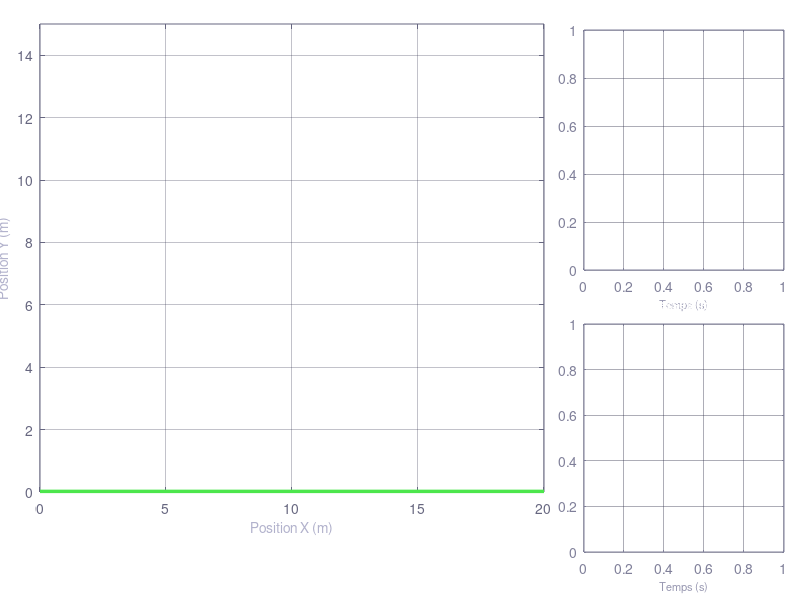

The MATLAB script that drew this image: (Note: this script raises an error after producing the figure.)
%% BALLE_REBONDISSANTE_FFT.M — Simulation physique + Analyse spectrale FFT
%
%   Combine la simulation interactive (balle_rebondissante.m)
%   et l'analyse spectrale complete (balles_fft.m)
%
%   ETAPE 1 : Animation en temps reel des balles rebondissantes
%   ETAPE 2 : Analyse FFT sur les signaux enregistres pendant la simulation
%
%   USAGE :
%       balle_rebondissante_fft          % parametres par defaut
%       balle_rebondissante_fft(3, 0.85) % 3 balles, restitution 0.85

function balle_rebondissante_fft(n_balles, restitution)

if nargin < 1; n_balles    = 4;    end
if nargin < 2; restitution = 0.85; end

%% ================================================================
%  PARAMETRES PHYSIQUES
%% ================================================================
g         = 9.81;
dt        = 0.016;   % ~60 FPS pour l'animation
Fe        = 1/dt;    % Frequence d'echantillonnage
T_sim     = 12;      % Duree simulation (s)
N         = round(T_sim / dt);
drag      = 0.999;
W         = 20;
H_box     = 15;
trail_len = 25;

fprintf('\n+----------------------------------------------------------+\n');
fprintf('|  Balles Rebondissantes + Analyse FFT - Master SIA        |\n');
fprintf('+----------------------------------------------------------+\n');
fprintf('|  Balles       : %-3d                                      |\n', n_balles);
fprintf('|  Restitution  : %.2f                                     |\n', restitution);
fprintf('|  Duree        : %.0f s  |  Fe = %.1f Hz  |  N = %d     |\n', T_sim, Fe, N);
fprintf('|  Appuyez une touche ou fermez la fenetre pour arreter    |\n');
fprintf('+----------------------------------------------------------+\n\n');

%% ================================================================
%  INITIALISATION DES BALLES
%% ================================================================
rng(42);
rayons = 0.4 + rand(1, n_balles) * 0.5;
masses = (4/3) * pi * rayons.^3;

pos_x = zeros(1, n_balles);
pos_y = zeros(1, n_balles);
for i = 1:n_balles
    valide = false; tentatives = 0;
    while ~valide && tentatives < 1000
        tentatives = tentatives + 1;
        px = rayons(i) + rand()*(W - 2*rayons(i));
        py = H_box*0.4 + rand()*H_box*0.5;
        valide = true;
        for j = 1:i-1
            if sqrt((px-pos_x(j))^2+(py-pos_y(j))^2) < rayons(i)+rayons(j)+0.1
                valide = false; break;
            end
        end
    end
    pos_x(i) = px; pos_y(i) = py;
end

vit_x = (rand(1,n_balles)-0.5)*8;
vit_y = (rand(1,n_balles)-0.5)*4;

couleurs = [
    1.00 0.30 0.30;
    0.30 0.70 1.00;
    0.30 1.00 0.30;
    1.00 0.85 0.10;
    1.00 0.50 0.10;
    0.80 0.30 1.00;
    0.10 0.90 0.80;
    1.00 0.40 0.70;
];
while size(couleurs,1) < n_balles
    couleurs = [couleurs; rand(1,3)*0.5+0.5];
end
couleurs = couleurs(1:n_balles,:);

hist_x = repmat(pos_x', 1, trail_len);
hist_y = repmat(pos_y', 1, trail_len);

% Pre-allocation des signaux pour la FFT
y_signal  = zeros(n_balles, N);
vy_signal = zeros(n_balles, N);

%% ================================================================
%  CREATION DE LA FIGURE D'ANIMATION
%% ================================================================
fig = figure('Name', 'Balles Rebondissantes + FFT', ...
    'Position',    [80 60 1050 780], ...
    'Color',       [0.05 0.05 0.10], ...
    'NumberTitle', 'off', ...
    'KeyPressFcn', @(~,~) assignin('base','stop_sim',true));

% Axe simulation
ax_main = axes('Parent', fig, ...
    'Position',  [0.05 0.18 0.63 0.78], ...
    'Color',     [0.08 0.08 0.14], ...
    'XColor',    [0.4 0.4 0.5], 'YColor', [0.4 0.4 0.5], ...
    'GridColor', [0.2 0.2 0.3], 'GridAlpha', 0.3, ...
    'Box', 'on', 'XGrid', 'on', 'YGrid', 'on');
hold(ax_main,'on');
xlim(ax_main,[0 W]); ylim(ax_main,[0 H_box]);
xlabel(ax_main,'Position X (m)','Color',[0.7 0.7 0.8],'FontSize',10);
ylabel(ax_main,'Position Y (m)','Color',[0.7 0.7 0.8],'FontSize',10);
title(ax_main,'Simulation en cours — enregistrement pour FFT...', ...
    'Color','white','FontSize',11,'FontWeight','bold');
plot(ax_main,[0 W],[0.02 0.02],'-','Color',[0.3 0.9 0.3],'LineWidth',2.5);

% Axe energie
ax_energy = axes('Parent', fig, ...
    'Position',  [0.73 0.55 0.25 0.40], ...
    'Color',     [0.06 0.06 0.12], ...
    'XColor',    [0.5 0.5 0.6], 'YColor', [0.5 0.5 0.6], ...
    'GridColor', [0.2 0.2 0.3], 'GridAlpha', 0.4, ...
    'XGrid','on','YGrid','on','Box','on');
hold(ax_energy,'on');
title(ax_energy,'Energie (J)','Color','white','FontSize',9,'FontWeight','bold');
xlabel(ax_energy,'Temps (s)','Color',[0.6 0.6 0.7],'FontSize',8);

% Axe vitesses
ax_vitesse = axes('Parent', fig, ...
    'Position',  [0.73 0.08 0.25 0.38], ...
    'Color',     [0.06 0.06 0.12], ...
    'XColor',    [0.5 0.5 0.6], 'YColor', [0.5 0.5 0.6], ...
    'GridColor', [0.2 0.2 0.3], 'GridAlpha', 0.4, ...
    'XGrid','on','YGrid','on','Box','on');
hold(ax_vitesse,'on');
title(ax_vitesse,'Vitesses (m/s)','Color','white','FontSize',9,'FontWeight','bold');
xlabel(ax_vitesse,'Temps (s)','Color',[0.6 0.6 0.7],'FontSize',8);

% Axe info bas
ax_info = axes('Parent',fig,'Position',[0.05 0.02 0.63 0.13],'Visible','off');

%% ================================================================
%  OBJETS GRAPHIQUES
%% ================================================================
theta = linspace(0,2*pi,40);

h_trail  = gobjects(n_balles,1);
h_balle  = gobjects(n_balles,1);
h_reflet = gobjects(n_balles,1);

for i = 1:n_balles
    h_trail(i) = plot(ax_main, hist_x(i,:), hist_y(i,:), ...
        '-','Color',[couleurs(i,:),0.15],'LineWidth',1.5);
    h_balle(i) = fill(ax_main, ...
        pos_x(i)+rayons(i)*cos(theta), pos_y(i)+rayons(i)*sin(theta), ...
        couleurs(i,:),'EdgeColor',min(couleurs(i,:)*1.3,1),'LineWidth',1.5,'FaceAlpha',0.92);
    r_ref=rayons(i)*0.28; ox=rayons(i)*0.25; oy=rayons(i)*0.30;
    h_reflet(i) = fill(ax_main, ...
        pos_x(i)+ox+r_ref*cos(theta), pos_y(i)+oy+r_ref*sin(theta), ...
        'white','EdgeColor','none','FaceAlpha',0.45);
end

h_info_txt = text(ax_info,0.01,0.5,'','Color',[0.8 0.8 0.9],'FontSize',9, ...
    'FontName','Courier New','VerticalAlignment','middle','Units','normalized');

max_hist = 200;
t_hist  = nan(1,max_hist); Ec_hist = nan(1,max_hist);
Ep_hist = nan(1,max_hist); Et_hist = nan(1,max_hist);

h_Ec = plot(ax_energy,t_hist,Ec_hist,'-','Color',[1.0 0.5 0.2],'LineWidth',1.8);
h_Ep = plot(ax_energy,t_hist,Ep_hist,'-','Color',[0.3 0.7 1.0],'LineWidth',1.8);
h_Et = plot(ax_energy,t_hist,Et_hist,'-','Color',[0.3 1.0 0.5],'LineWidth',2.0);
legend(ax_energy,{'Ec','Ep','Et'},'TextColor','white','Color',[0.1 0.1 0.15], ...
    'EdgeColor',[0.3 0.3 0.4],'FontSize',7.5);

h_vit = gobjects(min(n_balles,5),1);
vit_hist = nan(min(n_balles,5),max_hist);
for i = 1:min(n_balles,5)
    h_vit(i) = plot(ax_vitesse,t_hist,nan(1,max_hist),'-','Color',couleurs(i,:),'LineWidth',1.5);
end

%% ================================================================
%  BOUCLE DE SIMULATION + ENREGISTREMENT
%% ================================================================
assignin('base','stop_sim',false);
t = 0; frame = 0; n_rebonds = 0;
fprintf('Simulation en cours... (fermer la fenetre ou appuyer une touche pour passer a la FFT)\n\n');

while ishandle(fig) && ~evalin('base','stop_sim') && frame < N

    frame = frame + 1;
    t     = t + dt;

    % Physique
    vit_y = vit_y - g*dt;
    vit_x = vit_x * drag;
    vit_y = vit_y * drag;
    pos_x = pos_x + vit_x*dt;
    pos_y = pos_y + vit_y*dt;

    % Collisions parois
    for i = 1:n_balles
        if pos_x(i)-rayons(i) < 0
            pos_x(i)=rayons(i); vit_x(i)=abs(vit_x(i))*restitution; n_rebonds=n_rebonds+1;
        end
        if pos_x(i)+rayons(i) > W
            pos_x(i)=W-rayons(i); vit_x(i)=-abs(vit_x(i))*restitution; n_rebonds=n_rebonds+1;
        end
        if pos_y(i)-rayons(i) < 0
            pos_y(i)=rayons(i); vit_y(i)=abs(vit_y(i))*restitution; n_rebonds=n_rebonds+1;
            if abs(vit_y(i)) < 0.15; vit_y(i)=0; pos_y(i)=rayons(i); end
        end
        if pos_y(i)+rayons(i) > H_box
            pos_y(i)=H_box-rayons(i); vit_y(i)=-abs(vit_y(i))*restitution; n_rebonds=n_rebonds+1;
        end
    end

    % Collisions entre balles
    for i = 1:n_balles-1
        for j = i+1:n_balles
            dx=pos_x(j)-pos_x(i); dy=pos_y(j)-pos_y(i);
            dist=sqrt(dx^2+dy^2); min_dist=rayons(i)+rayons(j);
            if dist < min_dist && dist > 1e-8
                overlap=min_dist-dist; nx=dx/dist; ny=dy/dist;
                m_tot=masses(i)+masses(j);
                pos_x(i)=pos_x(i)-nx*overlap*masses(j)/m_tot;
                pos_y(i)=pos_y(i)-ny*overlap*masses(j)/m_tot;
                pos_x(j)=pos_x(j)+nx*overlap*masses(i)/m_tot;
                pos_y(j)=pos_y(j)+ny*overlap*masses(i)/m_tot;
                dvx=vit_x(i)-vit_x(j); dvy=vit_y(i)-vit_y(j);
                dot_p=dvx*nx+dvy*ny;
                if dot_p < 0
                    J=-(1+restitution)*dot_p/(1/masses(i)+1/masses(j));
                    vit_x(i)=vit_x(i)+J/masses(i)*nx; vit_y(i)=vit_y(i)+J/masses(i)*ny;
                    vit_x(j)=vit_x(j)-J/masses(j)*nx; vit_y(j)=vit_y(j)-J/masses(j)*ny;
                    n_rebonds=n_rebonds+1;
                end
            end
        end
    end

    % Enregistrement des signaux
    y_signal(:,frame)  = pos_y';
    vy_signal(:,frame) = vit_y';

    % Trainee
    hist_x = [pos_x', hist_x(:,1:end-1)];
    hist_y = [pos_y', hist_y(:,1:end-1)];

    % Energies
    vitesses = sqrt(vit_x.^2+vit_y.^2);
    Ec = 0.5*sum(masses.*vitesses.^2);
    Ep = sum(masses*g.*pos_y);
    Et = Ec+Ep;
    t_hist  = [t_hist(2:end),  t];
    Ec_hist = [Ec_hist(2:end), Ec];
    Ep_hist = [Ep_hist(2:end), Ep];
    Et_hist = [Et_hist(2:end), Et];
    for i = 1:min(n_balles,5)
        vit_hist(i,:) = [vit_hist(i,2:end), vitesses(i)];
    end

    % Rendu graphique
    for i = 1:n_balles
        set(h_trail(i),'XData',hist_x(i,:),'YData',hist_y(i,:));
        set(h_balle(i),'XData',pos_x(i)+rayons(i)*cos(theta), ...
                        'YData',pos_y(i)+rayons(i)*sin(theta));
        r_ref=rayons(i)*0.28; ox=rayons(i)*0.25; oy=rayons(i)*0.30;
        set(h_reflet(i),'XData',pos_x(i)+ox+r_ref*cos(theta), ...
                         'YData',pos_y(i)+oy+r_ref*sin(theta));
    end

    if mod(frame,3)==0
        set(h_Ec,'XData',t_hist,'YData',Ec_hist);
        set(h_Ep,'XData',t_hist,'YData',Ep_hist);
        set(h_Et,'XData',t_hist,'YData',Et_hist);
        if ~all(isnan(Et_hist))
            xlim(ax_energy,[max(0,t-max_hist*dt), t+0.1]);
            v=Et_hist(~isnan(Et_hist));
            if ~isempty(v); ylim(ax_energy,[0,max(v)*1.15+1]); end
        end
        for i = 1:min(n_balles,5)
            set(h_vit(i),'XData',t_hist,'YData',vit_hist(i,:));
        end
        if ~all(isnan(vit_hist(:)))
            xlim(ax_vitesse,[max(0,t-max_hist*dt),t+0.1]);
            vv=vit_hist(~isnan(vit_hist));
            if ~isempty(vv); ylim(ax_vitesse,[0,max(vv)*1.15+0.5]); end
        end
        [~,bi]=max(vitesses);
        info_str = sprintf('t = %6.2f s  |  Rebonds: %4d  |  Frame: %d/%d\nEc = %7.1f J  |  Ep = %7.1f J  |  Et = %7.1f J\nBalle la plus rapide: #%d  (%.1f m/s)', ...
            t,n_rebonds,frame,N,Ec,Ep,Et,bi,vitesses(bi));
        set(h_info_txt,'String',info_str);
    end

    drawnow limitrate;
    pause(dt*0.3);
end

N_enregistre = frame;
fprintf('OK - Simulation terminee : %d echantillons enregistres sur %d prevus.\n\n', N_enregistre, N);

if N_enregistre < 64
    fprintf('Pas assez de donnees pour la FFT. Relancer avec une duree plus longue.\n');
    return;
end

%% ================================================================
%  ANALYSE FFT — SUR LES DONNEES ENREGISTREES
%% ================================================================
fprintf('Lancement de l''analyse spectrale FFT...\n\n');

% Adapter aux donnees reellement enregistrees
y_sig = y_signal(:, 1:N_enregistre);
N_fft = N_enregistre;
t_vec = (0:N_fft-1)*dt;
f_vec = (0:floor(N_fft/2)-1)*(Fe/N_fft);
N_half = floor(N_fft/2);

fprintf('+-----------------------------------------------+\n');
fprintf('|  Parametres FFT                               |\n');
fprintf('+-----------------------------------------------+\n');
fprintf('|  N  = %-6d  |  Fe = %.1f Hz              |\n', N_fft, Fe);
fprintf('|  Df = %.5f Hz  |  Nyquist = %.1f Hz      |\n', Fe/N_fft, Fe/2);
fprintf('+-----------------------------------------------+\n\n');

fft_amplitude  = zeros(n_balles, N_half);
fft_phase      = zeros(n_balles, N_half);
dsp_mat        = zeros(n_balles, N_half);
f_fondamentale = zeros(1, n_balles);

for i = 1:n_balles
    signal        = y_sig(i,:);
    signal_centre = signal - mean(signal);
    fenetre_hann  = 0.5*(1-cos(2*pi*(0:N_fft-1)/(N_fft-1)));
    signal_fen    = signal_centre .* fenetre_hann;
    X             = fft(signal_fen, N_fft);
    amplitude     = (2/N_fft)*abs(X(1:N_half));
    fft_amplitude(i,:) = amplitude;
    fft_phase(i,:)     = angle(X(1:N_half));
    dsp_mat(i,:)       = (abs(X(1:N_half)).^2)/N_fft;
    idx_min = find(f_vec >= 0.05, 1);
    if isempty(idx_min); idx_min=1; end
    [~,idx_max]    = max(amplitude(idx_min:end));
    f_fondamentale(i) = f_vec(idx_min+idx_max-1);
    fprintf('  Balle %d : f_rebond = %.3f Hz  (T = %.2f s)\n', ...
        i, f_fondamentale(i), 1/f_fondamentale(i));
end

% Spectrogramme (balle 1)
L_fen    = min(512, floor(N_fft/4));
L_fen    = 2^floor(log2(L_fen));
overlap  = floor(L_fen/2);
hop      = L_fen - overlap;
n_frames = floor((N_fft-L_fen)/hop)+1;
f_stft   = (0:L_fen/2-1)*(Fe/L_fen);
t_stft   = ((0:n_frames-1)*hop+L_fen/2)*dt;
sig_b1   = y_sig(1,:)-mean(y_sig(1,:));
specto   = zeros(L_fen/2, n_frames);
w_hann   = 0.5*(1-cos(2*pi*(0:L_fen-1)/(L_fen-1)));
for fi = 1:n_frames
    d=( fi-1)*hop+1; fn=d+L_fen-1;
    if fn>N_fft; break; end
    seg=sig_b1(d:fn).*w_hann;
    Xs=fft(seg,L_fen);
    specto(:,fi)=abs(Xs(1:L_fen/2)).^2;
end
specto_dB = 10*log10(specto+eps);

% Comparaison fenetres
sig_t     = y_sig(1,:)-mean(y_sig(1,:));
win_rect  = ones(1,N_fft);
win_hann2 = 0.5*(1-cos(2*pi*(0:N_fft-1)/(N_fft-1)));
win_hamm  = 0.54-0.46*cos(2*pi*(0:N_fft-1)/(N_fft-1));
X_rect    = (2/N_fft)*abs(fft(sig_t.*win_rect,   N_fft));
X_hann    = (2/N_fft)*abs(fft(sig_t.*win_hann2,  N_fft));
X_hamming = (2/N_fft)*abs(fft(sig_t.*win_hamm,   N_fft));

%% ================================================================
%  FIGURE FFT
%% ================================================================
leg_str = arrayfun(@(i) sprintf('Balle %d (f=%.2f Hz)',i,f_fondamentale(i)), ...
    1:n_balles,'UniformOutput',false);

fig2 = figure('Name','Analyse Spectrale FFT', ...
    'Position',[50 30 1400 900],'Color',[0.06 0.06 0.10]);

f_max_aff = min(5, Fe/2*0.8);
idx_fmax  = find(f_vec <= f_max_aff);

% -- Signal temporel
ax1 = subplot(3,4,1:2);
set(ax1,'Color',[0.10 0.10 0.16],'XColor',[0.7 0.7 0.8],'YColor',[0.7 0.7 0.8], ...
    'GridColor',[0.2 0.2 0.3],'GridAlpha',0.4);
hold(ax1,'on'); grid(ax1,'on');
for i=1:n_balles
    plot(ax1,t_vec,y_sig(i,:),'Color',couleurs(i,:),'LineWidth',1.2);
end
xlabel(ax1,'Temps t (s)','Color',[0.7 0.7 0.8],'FontSize',9);
ylabel(ax1,'Position y(t) (m)','Color',[0.7 0.7 0.8],'FontSize',9);
title(ax1,'Signal temporel enregistre : y(t)','Color','white','FontSize',10,'FontWeight','bold');
legend(ax1,leg_str,'TextColor','white','Color',[0.1 0.1 0.15],'EdgeColor',[0.3 0.3 0.4],'FontSize',8);

% -- Centrage + fenetrage
ax2 = subplot(3,4,3:4);
set(ax2,'Color',[0.10 0.10 0.16],'XColor',[0.7 0.7 0.8],'YColor',[0.7 0.7 0.8], ...
    'GridColor',[0.2 0.2 0.3],'GridAlpha',0.4);
hold(ax2,'on'); grid(ax2,'on');
sig_r = y_sig(1,:)-mean(y_sig(1,:));
sig_f = sig_r.*(0.5*(1-cos(2*pi*(0:N_fft-1)/(N_fft-1))));
plot(ax2,t_vec,sig_r,'Color',[0.7 0.7 0.9],'LineWidth',0.8,'DisplayName','Signal centre');
plot(ax2,t_vec,sig_f,'Color',couleurs(1,:),'LineWidth',1.2,'DisplayName','Apres fenetre Hann');
plot(ax2,t_vec,0.5*(1-cos(2*pi*(0:N_fft-1)/(N_fft-1)))*max(abs(sig_r)), ...
    '--','Color',[1 0.8 0.2],'LineWidth',0.8,'DisplayName','Fenetre Hann');
xlabel(ax2,'Temps t (s)','Color',[0.7 0.7 0.8],'FontSize',9);
ylabel(ax2,'Amplitude','Color',[0.7 0.7 0.8],'FontSize',9);
title(ax2,'Centrage + Fenetrage Hann avant FFT','Color','white','FontSize',10,'FontWeight','bold');
legend(ax2,'TextColor','white','Color',[0.1 0.1 0.15],'EdgeColor',[0.3 0.3 0.4],'FontSize',8);

% -- Spectre amplitude
ax3 = subplot(3,4,5:6);
set(ax3,'Color',[0.10 0.10 0.16],'XColor',[0.7 0.7 0.8],'YColor',[0.7 0.7 0.8], ...
    'GridColor',[0.2 0.2 0.3],'GridAlpha',0.4);
hold(ax3,'on'); grid(ax3,'on');
for i=1:n_balles
    plot(ax3,f_vec(idx_fmax),fft_amplitude(i,idx_fmax),'Color',couleurs(i,:),'LineWidth',1.8);
    [amp_max,~]=max(fft_amplitude(i,idx_fmax));
    plot(ax3,f_fondamentale(i),amp_max,'v','Color',couleurs(i,:),'MarkerSize',10,'MarkerFaceColor',couleurs(i,:));
    text(ax3,f_fondamentale(i)+0.05,amp_max*0.95, ...
        sprintf('f%d=%.2f Hz',i,f_fondamentale(i)),'Color',couleurs(i,:),'FontSize',8,'FontWeight','bold');
end
xlabel(ax3,'Frequence f (Hz)','Color',[0.7 0.7 0.8],'FontSize',9);
ylabel(ax3,'|X(f)| (m)','Color',[0.7 0.7 0.8],'FontSize',9);
title(ax3,'Spectre d''amplitude : |X(f)| = FFT de y(t)','Color','white','FontSize',10,'FontWeight','bold');

% -- DSP
ax4 = subplot(3,4,7:8);
set(ax4,'Color',[0.10 0.10 0.16],'XColor',[0.7 0.7 0.8],'YColor',[0.7 0.7 0.8], ...
    'GridColor',[0.2 0.2 0.3],'GridAlpha',0.4);
hold(ax4,'on'); grid(ax4,'on');
for i=1:n_balles
    dsp_dB=10*log10(dsp_mat(i,idx_fmax)+eps);
    plot(ax4,f_vec(idx_fmax),dsp_dB,'Color',couleurs(i,:),'LineWidth',1.5);
end
xlabel(ax4,'Frequence f (Hz)','Color',[0.7 0.7 0.8],'FontSize',9);
ylabel(ax4,'DSP (dB)','Color',[0.7 0.7 0.8],'FontSize',9);
title(ax4,'Densite Spectrale de Puissance (dB)','Color','white','FontSize',10,'FontWeight','bold');
legend(ax4,leg_str,'TextColor','white','Color',[0.1 0.1 0.15],'EdgeColor',[0.3 0.3 0.4],'FontSize',8);

% -- Spectrogramme
ax5 = subplot(3,4,9:10);
set(ax5,'Color',[0.10 0.10 0.16],'XColor',[0.7 0.7 0.8],'YColor',[0.7 0.7 0.8]);
f_stft_max = find(f_stft <= min(8, Fe/2));
imagesc(ax5,t_stft,f_stft(f_stft_max),specto_dB(f_stft_max,:));
axis(ax5,'xy'); colormap(ax5,hot);
cb=colorbar(ax5); cb.Color=[0.7 0.7 0.8];
cb.Label.String='Puissance (dB)'; cb.Label.Color=[0.7 0.7 0.8];
xlabel(ax5,'Temps (s)','Color',[0.7 0.7 0.8],'FontSize',9);
ylabel(ax5,'Frequence (Hz)','Color',[0.7 0.7 0.8],'FontSize',9);
title(ax5,'Spectrogramme STFT (Balle 1)','Color','white','FontSize',10,'FontWeight','bold');
yline(ax5,f_fondamentale(1),'--','Color',[0.2 1.0 0.5],'LineWidth',1.5);

% -- Comparaison fenetres
ax6 = subplot(3,4,11);
set(ax6,'Color',[0.10 0.10 0.16],'XColor',[0.7 0.7 0.8],'YColor',[0.7 0.7 0.8], ...
    'GridColor',[0.2 0.2 0.3],'GridAlpha',0.4);
hold(ax6,'on'); grid(ax6,'on');
idx_f2=find(f_vec<=f_max_aff);
plot(ax6,f_vec(idx_f2),20*log10(X_rect(idx_f2)+eps),'Color',[1.0 0.4 0.4],'LineWidth',1.2,'DisplayName','Rect.');
plot(ax6,f_vec(idx_f2),20*log10(X_hann(idx_f2)+eps),'Color',[0.3 0.8 1.0],'LineWidth',1.5,'DisplayName','Hann');
plot(ax6,f_vec(idx_f2),20*log10(X_hamming(idx_f2)+eps),'Color',[0.6 1.0 0.4],'LineWidth',1.2,'DisplayName','Hamming');
xlabel(ax6,'Frequence (Hz)','Color',[0.7 0.7 0.8],'FontSize',8);
ylabel(ax6,'dB','Color',[0.7 0.7 0.8],'FontSize',8);
title(ax6,'Fenetrages : fuite spectrale','Color','white','FontSize',9,'FontWeight','bold');
legend(ax6,'TextColor','white','Color',[0.1 0.1 0.15],'EdgeColor',[0.3 0.3 0.4],'FontSize',7,'Location','southwest');

% -- Phase
ax7 = subplot(3,4,12);
set(ax7,'Color',[0.10 0.10 0.16],'XColor',[0.7 0.7 0.8],'YColor',[0.7 0.7 0.8], ...
    'GridColor',[0.2 0.2 0.3],'GridAlpha',0.4);
hold(ax7,'on'); grid(ax7,'on');
idx_f3=find(f_vec<=f_max_aff);
for i=1:n_balles
    plot(ax7,f_vec(idx_f3),fft_phase(i,idx_f3)*(180/pi),'.','Color',couleurs(i,:),'MarkerSize',3);
end
xlabel(ax7,'Frequence (Hz)','Color',[0.7 0.7 0.8],'FontSize',8);
ylabel(ax7,'Phase (deg)','Color',[0.7 0.7 0.8],'FontSize',8);
title(ax7,'Spectre de phase','Color','white','FontSize',9,'FontWeight','bold');
yticks(ax7,[-180 -90 0 90 180]);

sgtitle('Analyse Spectrale FFT - Signaux enregistres pendant la simulation', ...
    'Color','white','FontSize',13,'FontWeight','bold');

%% ================================================================
%  RESUME CONSOLE
%% ================================================================
fprintf('\n============================================\n');
fprintf('  RESULTATS ANALYSE SPECTRALE\n');
fprintf('============================================\n');
fprintf('  Fe = %.1f Hz  |  N = %d  |  Df = %.4f Hz\n', Fe, N_fft, Fe/N_fft);
fprintf('  Nyquist = %.1f Hz\n\n', Fe/2);
for i=1:n_balles
    fprintf('  Balle %d : f1 = %.4f Hz  |  T = %.3f s  |  E = %.2f J\n', ...
        i, f_fondamentale(i), 1/f_fondamentale(i), sum(y_sig(i,:).^2)*dt);
end
fprintf('============================================\n');
fprintf('OK - Analyse FFT terminee.\n\n');

end
